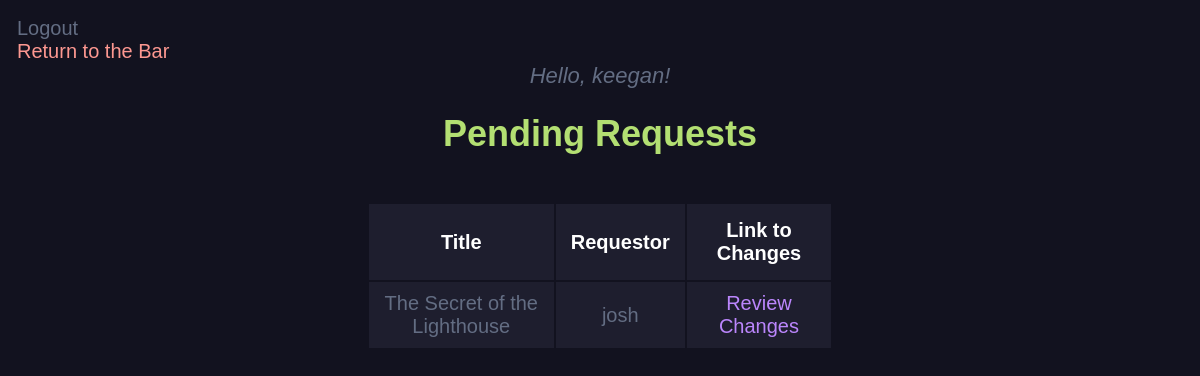
Screenshot of /merge_requests/ (signed in) with the database file from the repository.
### main.py (models this page shows, shortened)
class User(db.Model, UserMixin):
    id = db.Column(db.Integer, primary_key=True)
    username = db.Column(db.String(20), nullable=False, unique=True)
    password = db.Column(db.String(80), nullable=False)
    stories = db.relationship('NewStory', backref='author', lazy=True, foreign_keys=[NewStory.author_id])

class MergingRequest(db.Model):
    id = db.Column(db.Integer, primary_key=True)
    story_id = db.Column(db.Integer, db.ForeignKey('new_story.id'), nullable=False)
    version_id = db.Column(db.Integer, db.ForeignKey('new_version.id'), nullable=False)
    requestor_id = db.Column(db.Integer, db.ForeignKey('user.id'), nullable=False)
    status = db.Column(db.String(20), default='Pending', nullable=False)
    created_at = db.Column(db.DateTime, default=datetime.utcnow())
    updated_at = db.Column(db.DateTime, default=datetime.utcnow(), onupdate = datetime.utcnow())
    story = db.relationship('NewStory', backref=backref('merging_requests', lazy=True))
    version = db.relationship('NewVersion', backref=backref('merging_requests', uselist=False))
    requestor = db.relationship('User', backref=backref('merging_requests', lazy=True))

class NewStory(db.Model):
    id = db.Column(db.Integer, primary_key=True)
    title = db.Column(db.String(200), nullable=False)
    genre = db.Column(db.String(200), nullable=True)
    content = db.Column(db.Text, nullable=False)
    date_created = db.Column(db.DateTime, default=datetime.utcnow)
    author_id = db.Column(db.Integer, db.ForeignKey('user.id'), nullable=False)
    current_version_id = db.Column(db.Integer, db.ForeignKey('new_version.id'), nullable=True)
    __table_args__ = (
        ForeignKeyConstraint(['author_id'], ['user.id'], name='fk_new_story_author_id'),
        ForeignKeyConstraint(['current_version_id'], ['new_version.id'], name='fk_new_story_current_version_id')
    )
    current_version = db.relationship('NewVersion', foreign_keys=[current_version_id], post_update=True)
    versions = db.relationship('NewVersion', backref='story', lazy=True, foreign_keys='NewVersion.story_id')

### main.py (the view)
@app.route('/merge_requests/', methods=['GET'])
@login_required
def view_merge_requests():
    merge_requests = MergingRequest.query.join( NewStory, MergingRequest.story_id == NewStory.id).filter(
        NewStory.author_id == current_user.id,
        MergingRequest.status == "Pending").all()
    return render_template('merge_requests.html', merge_requests=merge_requests)

### main.py (called while the page is built)
@login_manager.user_loader
def load_user(user_id):
    return User.query.get(int(user_id))

### templates/merge_requests.html (shortened to what this page needs)
<!DOCTYPE html>
<link rel="stylesheet" href="{{ url_for('static', filename='css/merge_requests.css') }}">
{% if current_user.is_authenticated %}
	<a href="/logout/" class="button">Logout</a><br>
	<a href="/" class="return-to-bar">Return to the Bar</a>
	<div style = "text-align: center;">
		<em style = "color: #636d83; font-size: 22px; font-family: sans-serif;">Hello, {{ current_user.username }}!</em>
	</div>
{% endif %}
<h1 style="text-align: center;" class="content">Pending Requests</h1><br>
<table class="versions-table">
	<tr>
		<th>Title</th>
		<th>Requestor</th>
		<th>Link to Changes</th>
	</tr>
	{% for request in merge_requests %}
	<tr>
		<td>{{ request.story.title }}</td>
		<td>{{ request.requestor.username }}</td>
		<td><a href="{{ url_for('review_changes', version_id=request.version_id) }}" class="story-link">Review Changes</a></td>
	</tr>
	{% endfor %}
</table>

### static/css/merge_requests.css (style rules this page uses)
h1 { font-size: 36px; color: #B3DF72; text-align: center; font-family: sans-serif; }
a { color: #636d83; font-size: 20px; font-family: sans-serif; text-decoration: none; }
.versions-table { margin-left: auto; margin-right: auto; width: 40%; }
td { background-color: #1e1e2e; color: #636d83; font-family: sans-serif; font-size: 20px; text-align: center; padding: 10px; }
th { background-color: #1e1e2e; color: white; font-family: sans-serif; font-size: 20px; text-align: center; padding: 15px; }
.story-link { color: #BB86FC; }
.return-to-bar { color: #FD9891; }

### rows the page displays
User: username "keegan"
MergingRequest: story "The Secret of the Lighthouse", requestor.username "josh"
